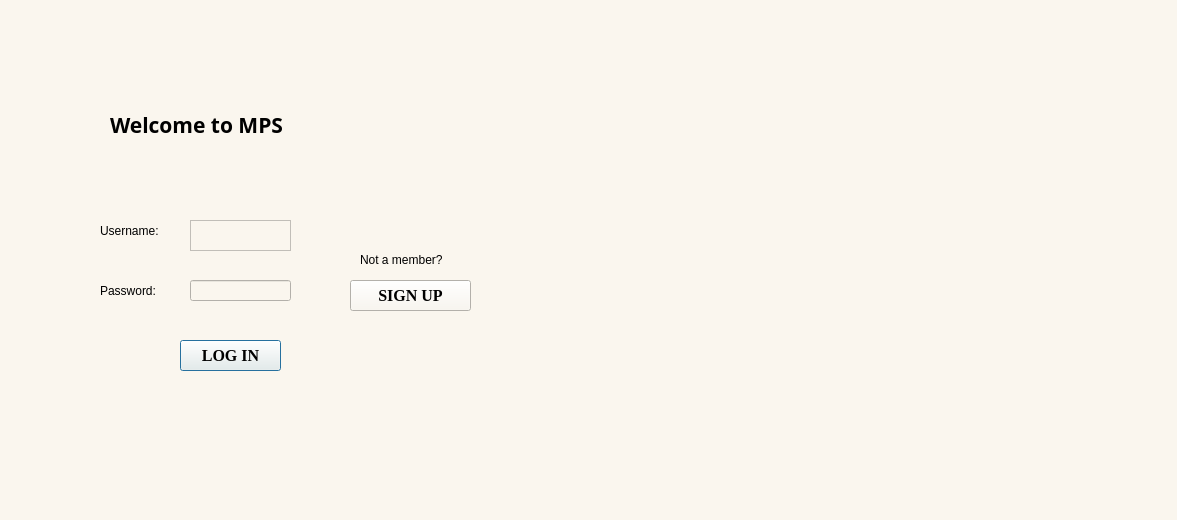
<?xml version="1.0" encoding="UTF-8"?>
<ui version="4.0">
 <class>LogInForm</class>
 <widget class="QDialog" name="LogInForm">
  <property name="geometry">
   <rect>
    <x>0</x>
    <y>0</y>
    <width>1177</width>
    <height>520</height>
   </rect>
  </property>
  <property name="windowTitle">
   <string>Log In Page</string>
  </property>
  <property name="windowIcon">
   <iconset>
    <normaloff>../../../../Downloads/logo-miu.ico</normaloff>../../../../Downloads/logo-miu.ico</iconset>
  </property>
  <property name="styleSheet">
   <string notr="true">background-color: rgb(250, 246, 238);</string>
  </property>
  <widget class="QLabel" name="LOGO">
   <property name="geometry">
    <rect>
     <x>520</x>
     <y>0</y>
     <width>641</width>
     <height>511</height>
    </rect>
   </property>
   <property name="text">
    <string/>
   </property>
   <property name="pixmap">
    <pixmap>../../../../Downloads/logo-miu.png</pixmap>
   </property>
  </widget>
  <widget class="QLabel" name="UserName">
   <property name="geometry">
    <rect>
     <x>100</x>
     <y>220</y>
     <width>71</width>
     <height>21</height>
    </rect>
   </property>
   <property name="styleSheet">
    <string notr="true">color: rgb(0, 0, 0);</string>
   </property>
   <property name="text">
    <string>Username:</string>
   </property>
  </widget>
  <widget class="QTextEdit" name="UN">
   <property name="geometry">
    <rect>
     <x>190</x>
     <y>220</y>
     <width>101</width>
     <height>31</height>
    </rect>
   </property>
  </widget>
  <widget class="QLabel" name="Password">
   <property name="geometry">
    <rect>
     <x>100</x>
     <y>280</y>
     <width>71</width>
     <height>21</height>
    </rect>
   </property>
   <property name="styleSheet">
    <string notr="true">color: rgb(0, 0, 0);</string>
   </property>
   <property name="text">
    <string>Password:</string>
   </property>
  </widget>
  <widget class="QLineEdit" name="PW">
   <property name="geometry">
    <rect>
     <x>190</x>
     <y>280</y>
     <width>101</width>
     <height>21</height>
    </rect>
   </property>
   <property name="echoMode">
    <enum>QLineEdit::Password</enum>
   </property>
  </widget>
  <widget class="QPushButton" name="LOGIN">
   <property name="geometry">
    <rect>
     <x>180</x>
     <y>340</y>
     <width>101</width>
     <height>31</height>
    </rect>
   </property>
   <property name="font">
    <font>
     <family>Georgia</family>
     <pointsize>12</pointsize>
     <bold>true</bold>
    </font>
   </property>
   <property name="styleSheet">
    <string notr="true">color: rgb(0, 0, 0);</string>
   </property>
   <property name="text">
    <string>LOG IN</string>
   </property>
  </widget>
  <widget class="QLabel" name="ErrorMs">
   <property name="geometry">
    <rect>
     <x>90</x>
     <y>410</y>
     <width>371</width>
     <height>31</height>
    </rect>
   </property>
   <property name="styleSheet">
    <string notr="true">color: rgb(0, 0, 0);</string>
   </property>
   <property name="text">
    <string/>
   </property>
  </widget>
  <widget class="QLabel" name="label_2">
   <property name="geometry">
    <rect>
     <x>110</x>
     <y>109</y>
     <width>221</width>
     <height>31</height>
    </rect>
   </property>
   <property name="font">
    <font>
     <family>Noto Serif Georgian</family>
     <pointsize>16</pointsize>
     <bold>true</bold>
    </font>
   </property>
   <property name="text">
    <string>Welcome to MPS</string>
   </property>
  </widget>
  <widget class="QLabel" name="label">
   <property name="geometry">
    <rect>
     <x>360</x>
     <y>250</y>
     <width>131</width>
     <height>20</height>
    </rect>
   </property>
   <property name="focusPolicy">
    <enum>Qt::NoFocus</enum>
   </property>
   <property name="styleSheet">
    <string notr="true">color: rgb(0, 0, 0);</string>
   </property>
   <property name="text">
    <string>Not a member?</string>
   </property>
  </widget>
  <widget class="QPushButton" name="SIGNUP">
   <property name="geometry">
    <rect>
     <x>350</x>
     <y>280</y>
     <width>121</width>
     <height>31</height>
    </rect>
   </property>
   <property name="font">
    <font>
     <family>Georgia</family>
     <pointsize>12</pointsize>
     <bold>true</bold>
    </font>
   </property>
   <property name="styleSheet">
    <string notr="true">background-color: rgb(250, 246, 238);</string>
   </property>
   <property name="text">
    <string>SIGN UP</string>
   </property>
  </widget>
 </widget>
 <resources/>
 <connections/>
</ui>
